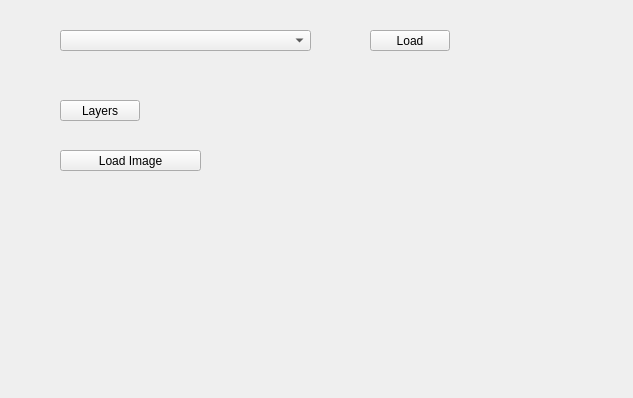
<?xml version="1.0" encoding="UTF-8"?>
<ui version="4.0">
 <class>CNNVisualizer</class>
 <widget class="QWidget" name="CNNVisualizer">
  <property name="geometry">
   <rect>
    <x>0</x>
    <y>0</y>
    <width>633</width>
    <height>398</height>
   </rect>
  </property>
  <property name="windowTitle">
   <string>CNN Visualizer</string>
  </property>
  <widget class="QComboBox" name="comboModels">
   <property name="geometry">
    <rect>
     <x>60</x>
     <y>30</y>
     <width>251</width>
     <height>21</height>
    </rect>
   </property>
  </widget>
  <widget class="QPushButton" name="pushLoad">
   <property name="geometry">
    <rect>
     <x>370</x>
     <y>30</y>
     <width>80</width>
     <height>21</height>
    </rect>
   </property>
   <property name="text">
    <string>Load</string>
   </property>
  </widget>
  <widget class="QPushButton" name="pushShowLayers">
   <property name="geometry">
    <rect>
     <x>60</x>
     <y>100</y>
     <width>80</width>
     <height>21</height>
    </rect>
   </property>
   <property name="text">
    <string>Layers</string>
   </property>
  </widget>
  <widget class="QPushButton" name="pushLoadImage">
   <property name="geometry">
    <rect>
     <x>60</x>
     <y>150</y>
     <width>141</width>
     <height>21</height>
    </rect>
   </property>
   <property name="text">
    <string>Load Image</string>
   </property>
  </widget>
 </widget>
 <resources/>
 <connections/>
</ui>
